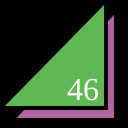
Frame 1 (no input)
Frame 60 (no input): identical to frame 1, image omitted
Frame 120 (the mouse pressed at the canvas centre since frame 60): identical to frame 1, image omitted

The p5.js sketch that drew this single still picture (run headless with seeded random() and noise() and a simulated clock; from frame 60 on, the mouse is pressed at the canvas centre):

// p5.js sketch
// ── sketch.js
function setup() {
  createCanvas(128,128);
}

function draw() {
  background(0);
  strokeWeight(4);
  fill(178, 100, 162);
  triangle(12,120,116,120,116,10);
  fill(94, 185, 84);
  triangle(0,108,106,108,106,0);
  fill(255);
  textSize(32);
  textFont("serif");
  text("46", 67, 100);
}
